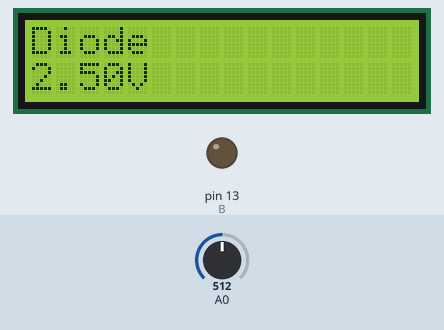
Simulated run of this sketch. Board: Arduino Uno, built with avr-gcc and run on an emulated ATmega328P. On the bench: 16×2 character LCD, output pins drawn as LEDs (lit = HIGH). Dashed ring = blinking. The test bench sets the inputs (shaded band); at power-on: A0 = 512.

Above: at 3.2 s.
3.3 s: A0 set to 0
At 3.8 s:
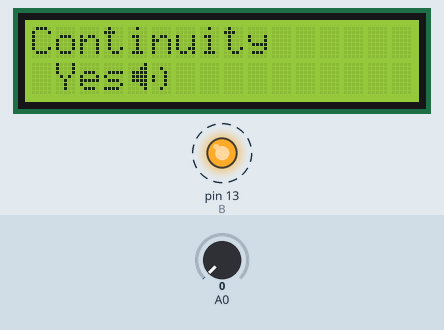
5.9 s: A0 set to 122
At 6.9 s:
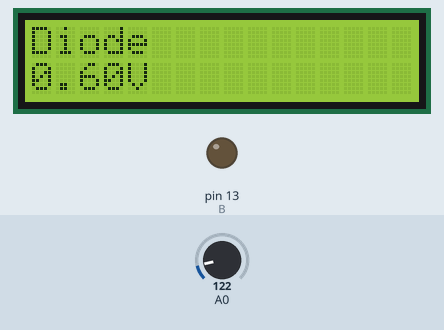
7.5 s: A0 set to 306
At 8.0 s:
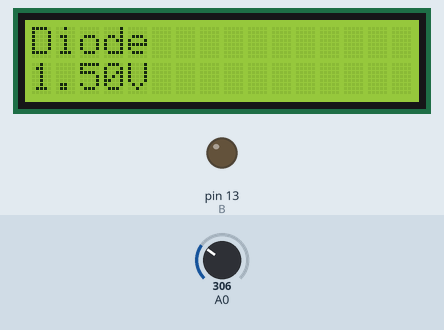
Timing chart, 0 to 10.5 s (numbered marks = the images above; inputs shaded):
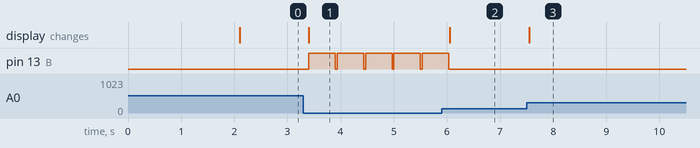

The sketch:

DIode_tester_I2C_lcd.ino
```cpp
#include<LiquidCrystal_I2C.h>
#include <Wire.h>
LiquidCrystal_I2C lcd(0x27,16,2);

int B=13;
float D,Di=0;
void setup() {
  lcd.init();
  lcd.backlight();
  pinMode(B,OUTPUT);
  lcd.clear();
  lcd.setCursor(5,0);
  lcd.print("ME TECH");
  lcd.setCursor(3,1);
  lcd.print("D/C TESTER");
  delay(2000);
}
void loop() {

 D=analogRead(A0);
 Di = D* (5.0/1023.0);
 if(Di>0.08)
 {
  lcd.clear();
  lcd.setCursor(0,0);
  lcd.print("Diode");
  lcd.setCursor(0,1);
  lcd.print(Di);
  lcd.print("V");
  delay(200);
 }
 else {
  byte buzzer [8]=
  {
   0b00001,
   0b00011,
   0b01111,
   0b01111,
   0b01111,
   0b00011,
   0b00001,
   0b00000
  };
  byte sound [8]=
  {
   0b00000,
   0b00100,
   0b00010,
   0b10010,
   0b10010,
   0b00010,
   0b00100,
   0b00000
  };
  lcd.createChar(1,buzzer);
  lcd.createChar(2,sound);
  lcd.clear();
  lcd.setCursor(0,0);
  lcd.print("Continuity");
  lcd.setCursor(1,1);
  lcd.print("Yes");
  lcd.write(byte(1));
  lcd.write(byte(2));
  if(D<0.02) {
   digitalWrite(B,HIGH);
   delay(500);
   digitalWrite(B,LOW);
  }
  else {
   digitalWrite(B,LOW);
  }
 }
}
```

Measured:
- after the input at 3.3 s, pin 13 (B): alternates HIGH for 0.50 s and LOW for 0.03 s, starting after 0.10 s; the display: changes after 0.10 s (image 1)
- after the input at 5.9 s, pin 13 (B): goes on until 6.0 s, then stays LOW; the display: changes after 0.15 s (image 2)
- after the input at 7.5 s, the display: changes after 0.05 s (image 3)
